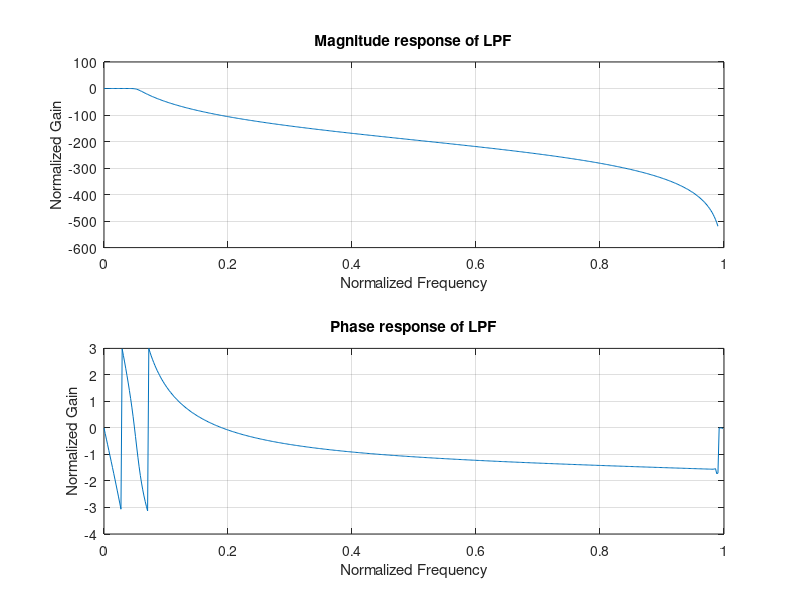

Reproduce this figure in MATLAB.
%butterworth LPF filter

alphaP=50;
alphaS=100;
wp=0.1;
ws=0.2;
[n,wn]=buttord(wp,ws,alphaP,alphaS);
[b,a]=butter(n,wn);
w=0:0.01:pi;
[h,ph]=freqz(b,a);
m=20*log10(abs(h));
subplot(2,1,1)
plot(ph/pi,m)
grid on;
xlabel('Normalized Frequency');
ylabel('Normalized Gain');
title('Magnitude response of LPF');
subplot(2,1,2)
plot(ph/pi,angle(h));
grid on;
xlabel('Normalized Frequency');
ylabel('Normalized Gain');
title('Phase response of LPF');
